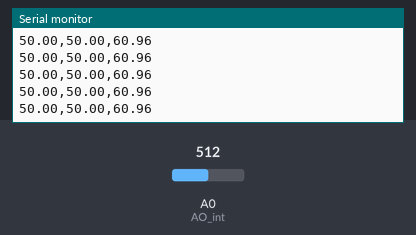
Simulated run of this sketch. Board: Arduino Uno, built with avr-gcc and run on an emulated ATmega328P. On the bench: the last lines printed to the serial monitor. The inputs (shaded band) are chosen by the test bench; at power-on: A0 (AO_int) = 512.

Above: at 1.2 s.
1.3 s: A0 (AO_int) set to 549
At 2.0 s:
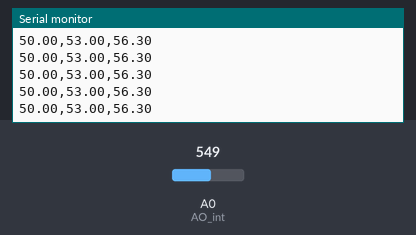
2.8 s: A0 (AO_int) set to 563
At 3.6 s:
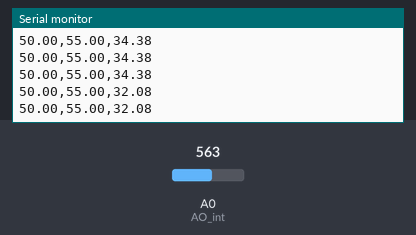
7.3 s: A0 (AO_int) set to 1008
At 8.3 s:
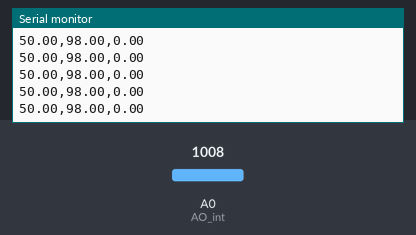
8.8 s: A0 (AO_int) set to 1023
At 9.7 s:
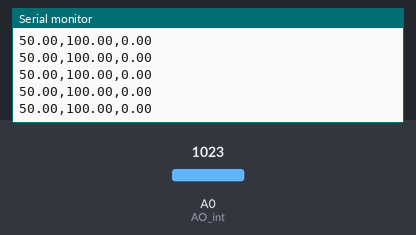
Timing chart, 0 to 11.8 s (numbered marks = the images above; inputs shaded):
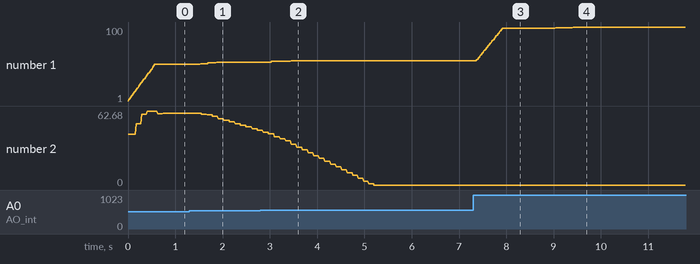

Measured:
- after the input at 1.3 s, the serial monitor: prints a new line after 0.24 s (image 1)
- after the input at 2.8 s, the serial monitor: prints a new line after 0.24 s (image 2)
- after the input at 7.3 s, the serial monitor: prints a new line after 0.08 s (image 3)
- after the input at 8.8 s, the serial monitor: prints a new line after 0.24 s (image 4)
- plotted number 1: 50 → 53 after the input at 1.3 s, 53 → 55 after the input at 2.8 s, 55 → 98 after the input at 7.3 s, 98 → 100 after the input at 8.8 s
- plotted number 2: 60.96 → 46.32 after the input at 1.3 s

The sketch:

PID_CARACTERIZADO.ino
```cpp
#include <PID_v1.h>

//Variables............................................INICIALIZACION
const int AO_int = A0;
const int numReadings = 30;   // Numero de muestras
int readings[numReadings];
int readIndex = 0;
int total = 0;
int average = 0;


double kp = 0.4 , ki = 4.8 , kd = 0.01;
double input = 0, output = 0, setpoint = 50;
PID myPID(&input, &output, &setpoint, kp, ki, kd, DIRECT);

void setup() {
  Serial.begin(9600); //initialize serial comunication
  myPID.SetMode(AUTOMATIC);   //set PID in Auto mode
  myPID.SetSampleTime(0.1);  // refresh rate of PID controller
  myPID.SetOutputLimits(0, 100);

  for (int thisReading = 0; thisReading < numReadings; thisReading++) {
    readings[thisReading] = 0;
  }

}
void loop() {

  total = total - readings[readIndex];
  readings[readIndex] = analogRead(AO_int);
  total = total + readings[readIndex];
  readIndex = readIndex + 1;

  if (readIndex >= numReadings) {
    readIndex = 0;
  }
  average = total / numReadings;

  input = average;
  input = map(input, 0, 1023, 0, 100);
  myPID.Compute(); // calculate new output

  Serial.print(setpoint);
  Serial.print(",");
  Serial.print(input);
  Serial.print(",");
  Serial.println(output);

}
```
